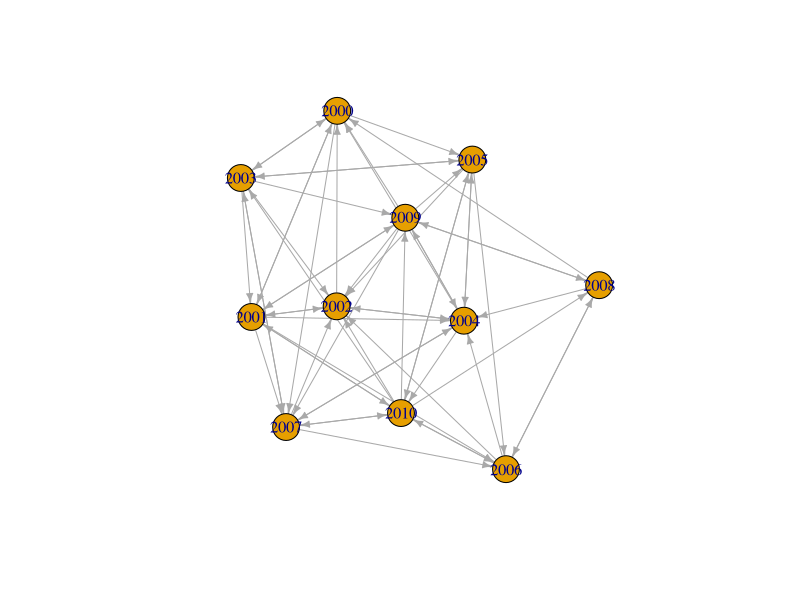
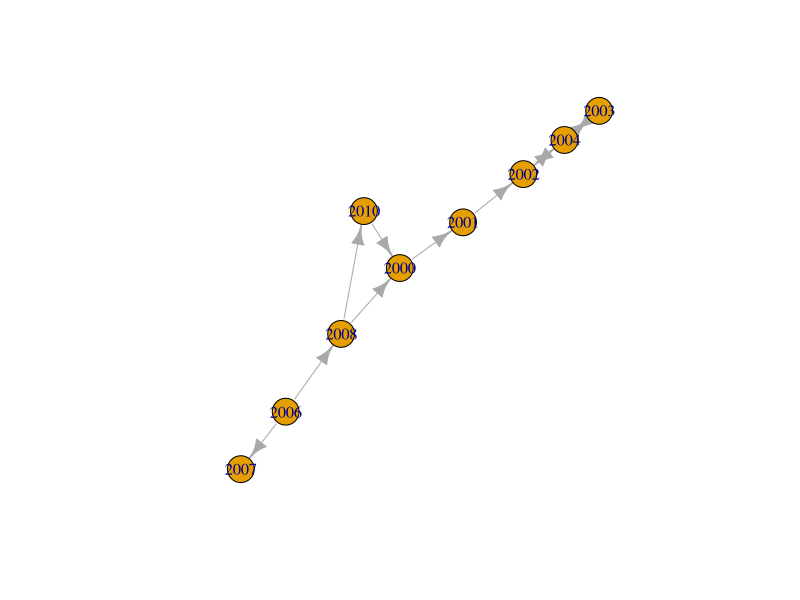
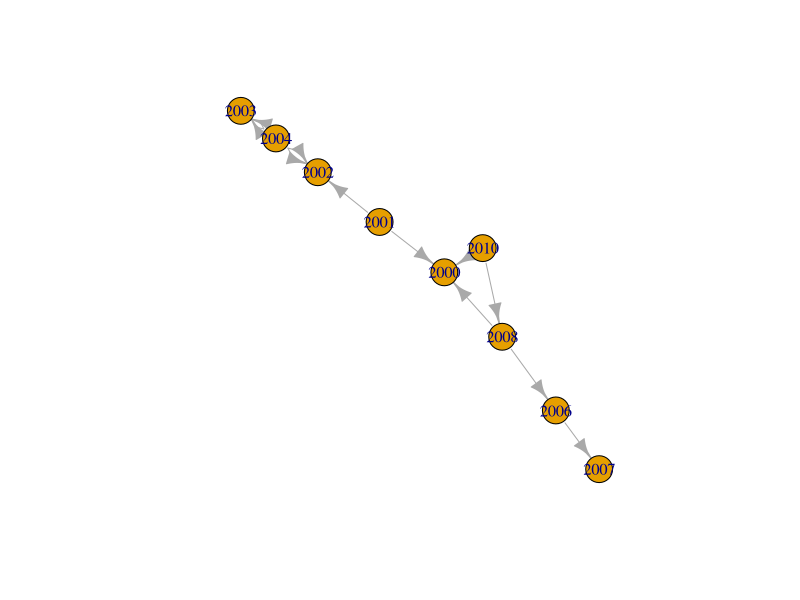

The R source for these figures, in order:
library(igraph)

#Read the given adjacency matrix into R 
adj<-read.csv("dataset_lab5_adjacency.csv",sep = ",",header = TRUE,row.names = 1,check.names = FALSE)

#Read the given edge matrix into R
edges<-read.csv("dataset_lab5_edges.csv",sep = ",",header = TRUE)

#Create and plot the graph from the adjacency matrix and edge matrix 
adj_matrix=as.matrix(adj)
graph_adj<-graph.adjacency(adj_matrix,mode="directed",weighted=TRUE,diag = FALSE)
plot.igraph(graph_adj,vertex.label=V(graph_adj)$name,layout=layout.fruchterman.reingold,edge.arrow.size=0.5)
edges[,1]=as.character(edges[,1])
edges[,2]=as.character(edges[,2])
edges=as.matrix(edges)
graph_edge<-graph.edgelist(edges[,1:2])
plot.igraph(graph_edge)

#Display the edges & vertices, the network as matrix and the names of vertices
edges_graph_adj<-get.edgelist(graph_adj)
edges_graph_edge<-get.edgelist(graph_edge)
vertices_graph_adj<-V(graph_adj)
vertices_graph_edge<-V(graph_edge)
matrix_graph_adj<-get.adjacency(graph_adj)
matrix_graph_edge<-get.adjacency(graph_edge)
vertices_name_graph_adj<-V(graph_adj)$name
vertices_name_graph_edge<-V(graph_edge)$name

#Find the count of vertices and edges of the created graph
vertex_count_graph_adj<-vcount(graph_adj)
vertext_count_graph_edge<-vcount(graph_edge)
edge_count_graph_adj<-ecount(graph_adj)
edge_count_graph_edges<-ecount(graph_edge)

#Display the adjacency vertices of each vertex(individual) in the created graph
adj_vertices_graph_adj<-adjacent_vertices(graph_adj,V(graph_adj),mode=c("all"))
adj_vertices_graph_edge<-adjacent_vertices(graph_edge,V(graph_edge),mode=c("all"))

#Find the min and max degree of the created graph
min_degree_graph_adj<-min(degree(graph_adj))
min_degree_graph_edge<-min(degree(graph_edge))
max_degree_graph_adj<-max(degree(graph_adj))
max_degree_graph_edge<-max(degree(graph_edge))

#Create & set vertex attribute property named profit and values("+", "-", "+", "-", "+", "-","+", "-", "+")
graph_adj<-set.vertex.attribute(graph_adj,name="profit",value = c("+", "-", "+", "-", "+", "-","+", "-", "+","-","+"))
graph_edge<-set.vertex.attribute(graph_edge,name="profit",value = c("+", "-", "+", "-", "+", "-","+", "-", "+"))

#Create & set vertex attribute property named type and values(either leap or non-leap year)
graph_adj<-set.vertex.attribute(graph_adj,name="type",value=ifelse(as.numeric(V(graph_adj)$name)%%4==0,"leap","non-leap"))
graph_adj<-set.vertex.attribute(graph_edge,name="type",value=ifelse(as.numeric(V(graph_edge)$name)%%4==0,"leap","non-leap"))
get.vertex.attribute(graph_adj,name="type",V(graph_adj))
get.vertex.attribute(graph_edge,name="type",V(graph_edge))

#Create & set edge attribute named weight and values (if edge exits in between leap year vertices then 5 else 1 )
check_leap_year<-function(year){
  ifelse(((year%%4==0) & (year%%100!=0)) | (year%%400==0),return(TRUE),return(FALSE))
}
get_weight<-function(year1,year2){
  ifelse(check_leap_year(year1) & check_leap_year(year2),return(5),return(1))
}
for(i in seq(1,length(edges[,1]))){
  E(graph_edge)[i]$weight=get_weight(as.numeric(edges[i,1]),as.numeric(edges[i,2]))
  print(E(graph_edge)[i]$weight)
}

#Convert the created un-directed graph into directed graph based on the following rule:
#a.edge directed towards high value vertex
#b.if any one of the vertex is leap year then put the reverse edge with same weight
new_edge_list=c()
for(i in seq(1,length(edges[,1]))){
  if(edges[i,1]>edges[i,2]){
    temp<-c(edges[i,2],edges[i,1])
  }
  else{
    temp<-c(edges[i,1],edges[i,2])
  }
  if(check_leap_year(as.numeric(edges[i,1]))==TRUE | check_leap_year(as.numeric(edges[i,2]))){
    temp<-rev(temp)
  }
  new_edge_list<-c(new_edge_list,temp)
}
new_directed_graph=make_graph(as.character(new_edge_list),directed=TRUE)
plot(new_directed_graph)

#Display the adjacency matrix of the resultant directed graph
get.adjacency(new_directed_graph)

#Display the in-degree and out-degree of each vertex of resultant directed graph
print("In-degrees: ")
degree(new_directed_graph,V(new_directed_graph),mode=c("in"))
print("Out-degrees: ")
degree(new_directed_graph,V(new_directed_graph),mode=c("out"))
